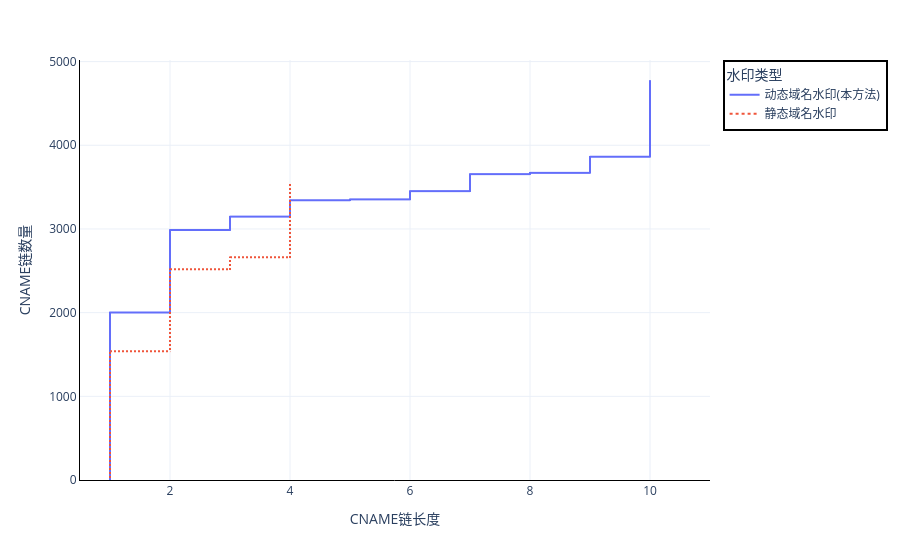
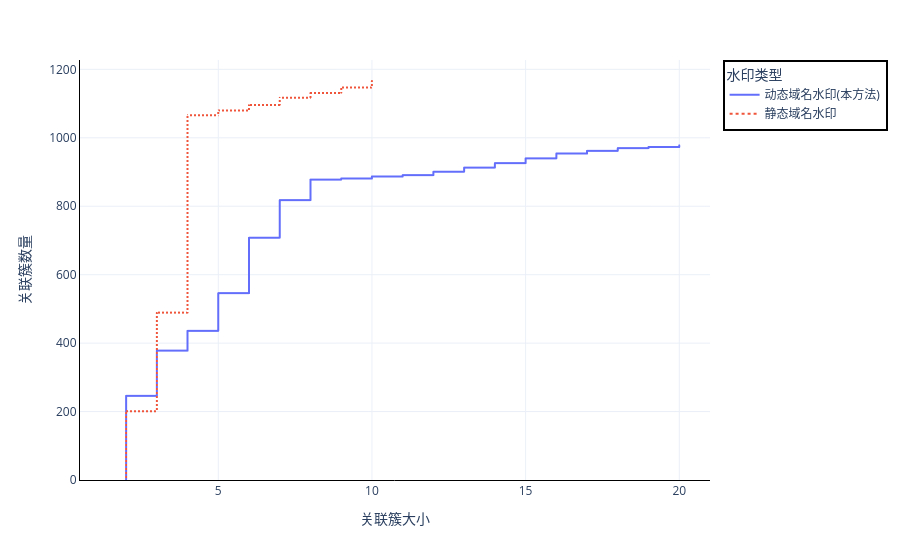

The notebook cell these images were saved under, in order:
### Code cell
# 挖掘效果
def wmlink_fig(save=False):
    import plotly.graph_objects as go
    # 1~10 CNAME链的数量
    # olddata 有4000，mydata有6000
    old=[1500,1000,100,900,0,0,0,0,0,0]
    olddata=[]
    i=1
    for o in [x+random.randint(-100,100) for x in old[:4]]+old[4:]:
        olddata=olddata+[i]*o
        i+=1
        
    my=[2000,1000,110,110,110,110,110,110,110,1000]
    mydata=[]
    i=1
    for m in [x+random.randint(-100,100) for x in my]:
        mydata=mydata+[i]*m
        i+=1
    data=[]
    for i in range(len(mydata)):
        data.append([mydata[i],"动态域名水印(本方法)"])
    for i in range(len(olddata)):
        data.append([olddata[i],"静态域名水印"])
    
    df=pd.DataFrame(data,columns=["CNAME链长度","水印类型"])
    # fig=px.histogram(df,x="CNAME链长度",color="水印类型",barmode='group',text_auto=True)
    fig=px.ecdf(df,x="CNAME链长度",color="水印类型",line_dash="水印类型",ecdfnorm=None)
    fig.update_layout(
        template="plotly_white",
        yaxis_title_text='CNAME链数量',
        legend=dict(
        x=1.02,
        y=1,
        title_font_family="Times New Roman",
        bordercolor="Black",
        borderwidth=2)
    )
    fig.update_xaxes(
        zeroline=True,
        linecolor='black',
        showline=True,
        automargin=True,
        range=[0.5,11]
    )
    fig.update_yaxes(
        zeroline=True,
        linecolor='black',
        showline=True,
        automargin=True
    )
    if save:
        fig.write_image("images/CNAMElink.pdf")
    fig.show()
    
    
    # 聚类簇大小分布
    # olddata有1383个簇，mydata有972个簇
    olddata=[2 for _ in range(201)]
    olddata+=[4 for _ in range(283)]
    olddata+=[random.randint(3,4) for _ in range(582)]
    olddata+=[random.randint(5,10) for _ in range(100)]
    mydata=[2 for _ in range(246)]
    mydata+=[3 for _ in range(132)]
    mydata+=[random.randint(2,4)+random.randint(2,4) for _ in range(500)]
    mydata+=[random.randint(4,10)+random.randint(5,10) for _ in range(100)]
    data=[]
    for i in range(len(mydata)):
        data.append([mydata[i],"动态域名水印(本方法)"])
    for i in range(len(olddata)):
        data.append([olddata[i],"静态域名水印"])
    
    df=pd.DataFrame(data,columns=["关联簇大小","水印类型"])
    # fig=px.histogram(df,x="关联簇大小",color="水印类型",barmode="group",text_auto=True)
    fig=px.ecdf(df,x="关联簇大小",color="水印类型",line_dash="水印类型",ecdfnorm=None)
    fig.update_layout(
        template="plotly_white",
        yaxis_title_text='关联簇数量',
        legend=dict(
        x=1.02,
        y=1,
        title_font_family="Times New Roman",
        bordercolor="Black",
        borderwidth=2)
    )
    fig.update_xaxes(
        zeroline=True,
        linecolor='black',
        showline=True,
        automargin=True,
        range=[0.5,21]
    )
    fig.update_yaxes(
        zeroline=True,
        linecolor='black',
        showline=True,
        automargin=True
    )
    if save:
        fig.write_image("images/comdist.pdf")
    fig.show()
    
wmlink_fig(True)

### Figure 1 — Plotly figure (JSON) as saved in the notebook; plotly's stock layout.template omitted (floating-point values rounded to 4 significant figures; data arrays with more than 128 entries replaced by an {"elided": "..."} marker saying what was removed)
{"data": [{"hovertemplate": "水印类型=动态域名水印(本方法)<br>CNAME链长度=%{x}<br>count=%{y}<extra></extra>", "legendgroup": "动态域名水印(本方法)", "line": {"dash": "solid", "shape": "hv"}, "marker": {"color": "#636efa", "symbol": "circle"}, "mode": "lines", "name": "动态域名水印(本方法)", "showlegend": true, "type": "scattergl", "x": {"elided": "4768 int values"}, "xaxis": "x", "y": {"elided": "4768 int values"}, "yaxis": "y"}, {"hovertemplate": "水印类型=静态域名水印<br>CNAME链长度=%{x}<br>count=%{y}<extra></extra>", "legendgroup": "静态域名水印", "line": {"dash": "dot", "shape": "hv"}, "marker": {"color": "#EF553B", "symbol": "circle"}, "mode": "lines", "name": "静态域名水印", "showlegend": true, "type": "scattergl", "x": {"elided": "3550 int values"}, "xaxis": "x", "y": {"elided": "3550 int values"}, "yaxis": "y"}], "layout": {"legend": {"bordercolor": "Black", "borderwidth": 2, "title": {"font": {"family": "Times New Roman"}, "text": "水印类型"}, "tracegroupgap": 0, "x": 1.02, "y": 1}, "margin": {"t": 60}, "xaxis": {"anchor": "y", "automargin": true, "domain": [0, 1], "linecolor": "black", "range": [0.5, 11], "showline": true, "title": {"text": "CNAME链长度"}, "zeroline": true}, "yaxis": {"anchor": "x", "automargin": true, "domain": [0, 1], "linecolor": "black", "rangemode": "tozero", "showline": true, "title": {"text": "CNAME链数量"}, "zeroline": true}}}

### Figure 2 — Plotly figure (JSON) as saved in the notebook; plotly's stock layout.template omitted (floating-point values rounded to 4 significant figures; data arrays with more than 128 entries replaced by an {"elided": "..."} marker saying what was removed)
{"data": [{"hovertemplate": "水印类型=动态域名水印(本方法)<br>关联簇大小=%{x}<br>count=%{y}<extra></extra>", "legendgroup": "动态域名水印(本方法)", "line": {"dash": "solid", "shape": "hv"}, "marker": {"color": "#636efa", "symbol": "circle"}, "mode": "lines", "name": "动态域名水印(本方法)", "showlegend": true, "type": "scattergl", "x": {"elided": "978 int values"}, "xaxis": "x", "y": {"elided": "978 int values"}, "yaxis": "y"}, {"hovertemplate": "水印类型=静态域名水印<br>关联簇大小=%{x}<br>count=%{y}<extra></extra>", "legendgroup": "静态域名水印", "line": {"dash": "dot", "shape": "hv"}, "marker": {"color": "#EF553B", "symbol": "circle"}, "mode": "lines", "name": "静态域名水印", "showlegend": true, "type": "scattergl", "x": {"elided": "1166 int values"}, "xaxis": "x", "y": {"elided": "1166 int values"}, "yaxis": "y"}], "layout": {"legend": {"bordercolor": "Black", "borderwidth": 2, "title": {"font": {"family": "Times New Roman"}, "text": "水印类型"}, "tracegroupgap": 0, "x": 1.02, "y": 1}, "margin": {"t": 60}, "xaxis": {"anchor": "y", "automargin": true, "domain": [0, 1], "linecolor": "black", "range": [0.5, 21], "showline": true, "title": {"text": "关联簇大小"}, "zeroline": true}, "yaxis": {"anchor": "x", "automargin": true, "domain": [0, 1], "linecolor": "black", "rangemode": "tozero", "showline": true, "title": {"text": "关联簇数量"}, "zeroline": true}}}
